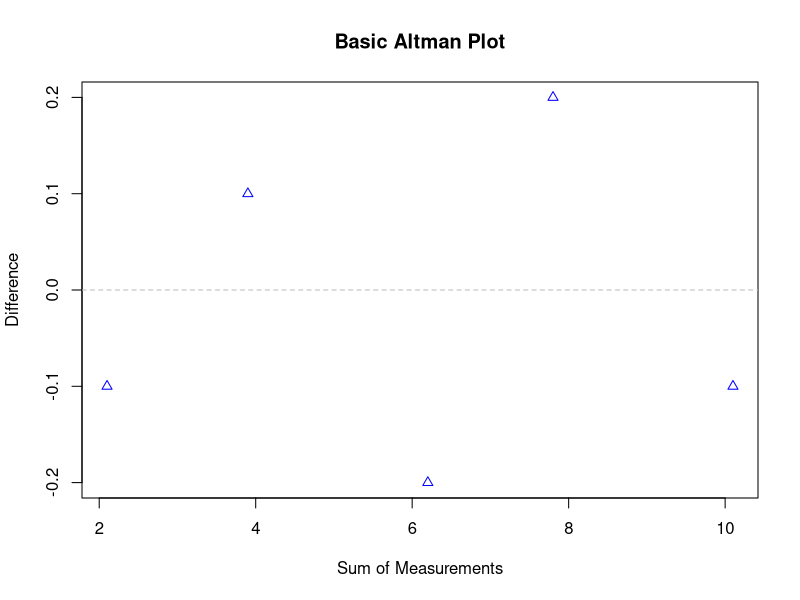
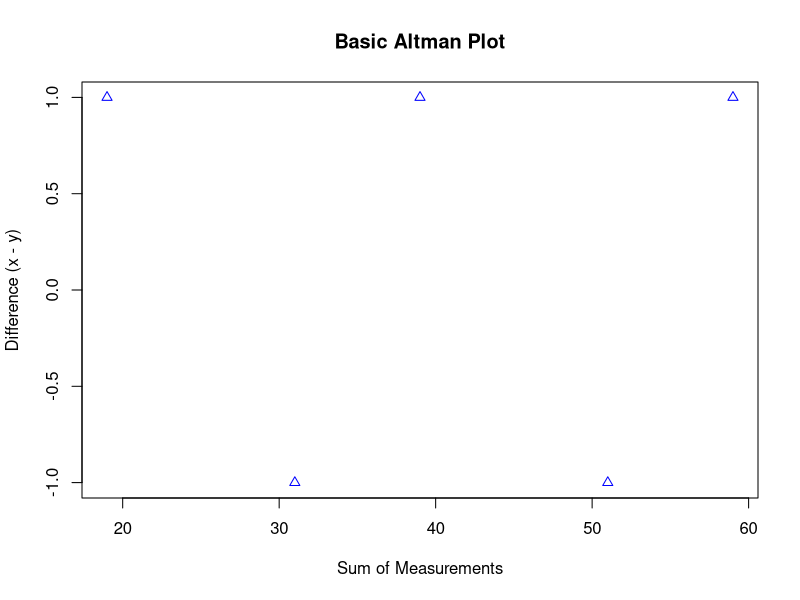
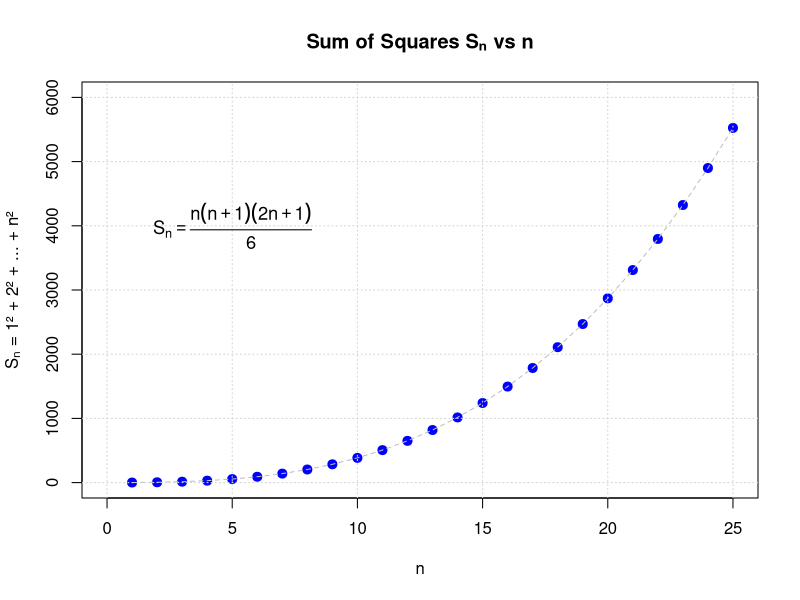

Source code (R) for these figures, in order:
## ---- chunk 1
knitr::opts_chunk$set(echo = TRUE)
## ---- chunk 2
# Create a numeric vector with 4 elements (1, 2, -3, 4)
# I specifically chose these values to test both cases of the if-else statement
x <- c(1, 2, -3, 4)  
# My vector containing both positive and negative numbers
# MY IF-ELSE LOGIC:
# I implemented this conditional check to verify if ALL numbers are positive
if(all(x > 0)) {  
  # Using all() function to check every element
  print("All Positives")  
} else {
  # Case when at least one number fails the positive check
  print("Not all positives") 
}

# explaination:
# I created this to practice conditional statements and vector operations in R.
#It demonstrates my understanding ofVector creation,Logical conditions,If-else control flow,The all() function

## ---- chunk 3
# Let's create test cases to evaluate each expression
x <- c(TRUE, FALSE, TRUE) 
# Our test vector with at least one TRUE

# 1. all(x)
# Checks if ALL elements are TRUE
# Returns TRUE only if every element is TRUE
# In our case: FALSE (because not all are TRUE)
all(x)

# 2. any(x)
# Checks if ANY element is TRUE
# Returns TRUE if at least one element is TRUE
# In our case: TRUE (we have TRUE values)
any(x)

# 3. any(!x)
# Checks if ANY element is FALSE (since ! negates)
# Returns TRUE if at least one element is FALSE
# In our case: TRUE (we have a FALSE value)
any(!x)

# 4. all(!x)
# Checks if ALL elements are FALSE (after negation)
# Returns TRUE only if every original element was FALSE
# In our case: FALSE (because we have TRUE values)
all(!x)

# Conclusion:
# all(!x) is the only expression that is:
# - FALSE when any element is TRUE
# - Only TRUE when all elements are FALSE

# Therefore, the correct answer is all(!x)
## ---- chunk 4
# code gives output of  sum of integers from 1 to n

sum_n <- function(n) {
# To  check if n is numeric (not character, logical, etc.)
# Verify n is positive (>0)
# Ensure n is an integer (no decimal places)
  if (!is.numeric(n) || n <= 0 || n != as.integer(n)) {
    stop("Input must be a positive integer")  
    # Error message for invalid input
  }
# The sum of the first n integers = n*(n + 1)/2
  sum_result <- n * (n + 1) / 2
  # RETURN RESULT
  return(sum_result)
}

#Calculate sum from 1 to 5000
result <- sum_n(5000)  
#Function call with n=5000

# FORMATTED OUTPUT
# Using format() with big.mark="," to make large numbers readable
# cat() for clean output without [1] prefix that print() would add
cat("The sum of integers from 1 to 5,000 is:", format(result, big.mark = ","), "\n")
## ---- chunk 5
make_altman_plot <- function(x, y) {
  # Basic Altman Plot Function
  # Plots differences (x - y) against sums (x + y)
  
  # Calculate values
  differences <- x - y
  sums <- x + y
  
  # Create plot
  plot(sums, differences,
       main = "Basic Altman Plot",
       xlab = "Sum of Measurements",
       ylab = "Difference",
       pch = 24,        # Triangle point shape
       col = "blue")     # Point color
  
  # Add zero reference line
  abline(h = 0, col = "gray", lty = 2)
}

# Example usage with simple data:
make_altman_plot(c(1,2,3,4,5), c(1.1,1.9,3.2,3.8,5.1))
## ---- chunk 6
make_altman_plot <- function(x, y) {
# Compute difference between measurements (x - y)
  differences <- x - y
# Compute sum of measurements (x + y)
  sums <- x + y
  plot(sums, differences, 
# Plot differences against sums
       main = "Basic Altman Plot",  # Title
       xlab = "Sum of Measurements",  # X-axis label
       ylab = "Difference (x - y)",   # Y-axis label
       # Point styling:
       pch = 24,   
# Triangle pointing up (helps spot direction)
       col = "blue" 
# Color for visibility
  )
}
# Sample data - measurements from two methods
method_A <- c(10, 15, 20, 25, 30)  # First measurement technique
method_B <- c(9, 16, 19, 26, 29)    # Second measurement technique
# Generate the plot
make_altman_plot(method_A, method_B)

#Visualizes plot between two measurement methods .Each point represents a pair of measurements
#X-axis (Sum): Total of both measurements → shows measurement magnitude
#Y-axis (Difference): How much the measurements differ → shows agreement

## ---- chunk 7
x <- 3                  
# Assigns value 3 to global variable x
my_func <- function(y){
#Creates a function
  x <- 5              
#Creates a LOCAL variable x (doesn't affect global x)
y+5                   
# Returns y + 5 (but doesn't change x)
}
x
#The function definition (Lines 2-4) is just stored, not executed yet
#Since we never actually call my_func(), the x <- 5 line never runs Thus, the final value of x is 3.
## ---- chunk 8
compute_s_n <- function(n) {
  #Compute the sum of squares from 1² to n²
  #n Positive integer indicating upper bound of summation
  #The sum 1² + 2² + ... + n²
  # Input validation
  if (!is.numeric(n) || n <= 0 || n != as.integer(n)) {
    stop("n must be a positive integer")
  }
  # Calculate sum using the mathematical formula:
  # Sₙ = n(n+1)(2n+1)/6
  sum <- n * (n + 1) * (2 * n + 1) / 6
  return(sum)
}
# Compute the sum when n = 10
result <- compute_s_n(10)
print(paste("The sum of squares from 1² to 10² is:", result))

#Explanation:
#Mathematical Formula:Sₙ = n(n+1)(2n+1)/6
#Input validation ensures n is a positive integer
#Returns the computed sum
#for n=10: 1² + 2² + ... + 10² = 1 + 4 + 9 + 16 + 25 + 36 + 49 + 64 + 81 + 100 = 38
#Output:When you run this code, it will print:
 #"The sum of squares from 1² to 10² is: 385"
## ---- chunk 9
s_n <- vector("numeric", 25)
# Compute each Sₙ from n=1 to 25 using a for-loop
for (n in 1:25) {
  # Calculate sum of squares from 1² to n² using the formula
  s_n[n] <- n * (n + 1) * (2 * n + 1) / 6
}
# Display the results
print(s_n)
#Explanation:
#1.Vector Initialization: vector("numeric", 25) creates an empty numeric vector with 25 elements
#2 For-loop Calculation: Loops through each integer n from 1 to 25
#3For each n, computes the sum of squares using the formula
#Stores each result in the corresponding position of s_n
#The final vector s_n contains all 25 sums:s_n[25] = 5525 (1² + 2² + ... + 25²)
## ---- chunk 10

# Initialize the sequence of n values from 1 to 25
n_values <- 1:25
# Use sapply to compute each Sₙ
s_n <- sapply(n_values, function(n) {
# Calculate sum of squares using the mathematical formula
  n * (n + 1) * (2 * n + 1) / 6
})
# Display the results
print(s_n)
#Explaination
#Instead of explicitly iterating with a for-loop, we use sapply to apply the calculation to each element of n_values
#sapply: Applies the anonymous function to each element of n_values
#The output will be identical to the for-loop version 
## ---- chunk 11
# Load the purrr package
library(purrr)
# Initialize the sequence of n values from 1 to 25
n_values <- 1:25
# Use map_dbl to compute each Sₙ
s_n <- map_dbl(n_values, ~ {
# Calculate sum of squares using the mathematical formula
  .x * (.x + 1) * (2 * .x + 1) / 6
})
# Display the results
print(s_n)
#explaination
#map_dbl Specifics: Returns a numeric vector (double) by default
#Uses formula interface with ~ and .x for the input value
#Similar to sapply but with more consistent output type more explicit about expecting numeric output than sapply
#For this simple calculation, performance difference between approaches is negligible map_dbl shines in more complex mapping operations
## ---- chunk 12
# Load required package 
library(purrr)

# Calculate Sₙ for n = 1 to 25 using map_dbl
n_values <- 1:25
s_n <- map_dbl(n_values, ~ .x * (.x + 1) * (2 * .x + 1) / 6)
# Create the plot
plot(n_values, s_n,
     main = "Sum of Squares Sₙ vs n",
     xlab = "n", 
     ylab = "Sₙ = 1² + 2² + ... + n²",
     pch = 19,        
     # Solid circles
     col = "blue",   
     # Point color
     cex = 1.2,       
     # Point size
     xlim = c(0, 25), # X-axis limits
     ylim = c(0, 6000)) # Y-axis limits
# Add connecting lines
lines(n_values, s_n, col = "gray", lty = 2)
# Add grid for better readability
grid()
# Add the mathematical formula to the plot
text(5, 4000, expression(S[n] == frac(n*(n+1)*(2*n+1), 6)), cex = 1.1)

#Explaination
#Key Features of the Plot:Blue solid circles at each (n, Sₙ) coordinate,Sized for good visibility (cex = 1.2)
#Mathematical formula displayed on plot
#Findings
#The nonlinear growth of the sum of squares and Sₙ increases rapidly with increasing n
#The characteristic cubic growth pattern (since sum of squares is O(n³))
## ---- chunk 13
#Compares computational sum of squares against the known mathematical formula
#Sₙ = n(n+1)(2n+1)/6 to validate correctness.

verify_squares <- function(n) {
  # Theoretical sum using mathematical formula
  theoretical_sum <- n * (n + 1) * (2 * n + 1) / 6
  # Computational sum (1² + 2² + ... + n²)
  computed_sum <- sum((1:n)^2)
  # Compare with tolerance for floating point precision
  isTRUE(all.equal(computed_sum, theoretical_sum))
}
# Implementation of sum_square_values for completeness
sum_square_values <- function(n) {
  sum((1:n)^2)
}
# Test cases
print(verify_squares(10))  # TRUE
print(verify_squares(25))  # TRUE 
print(verify_squares(100)) # TRUE
#Uses all.equal() instead of identical() to handle floating point precisio

# Verify for specific values
verify_squares(5)   # TRUE (1+4+9+16+25 = 55)
verify_squares(100) # TRUE

